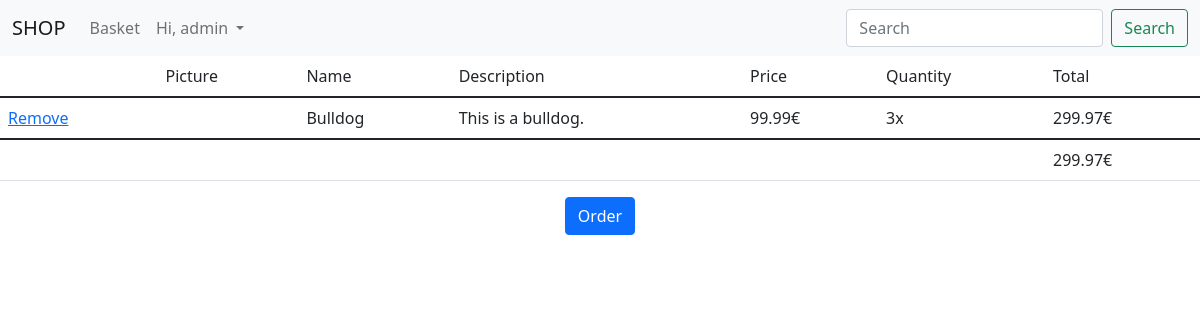
The page /basket/ (signed in) on the database as committed earlier.
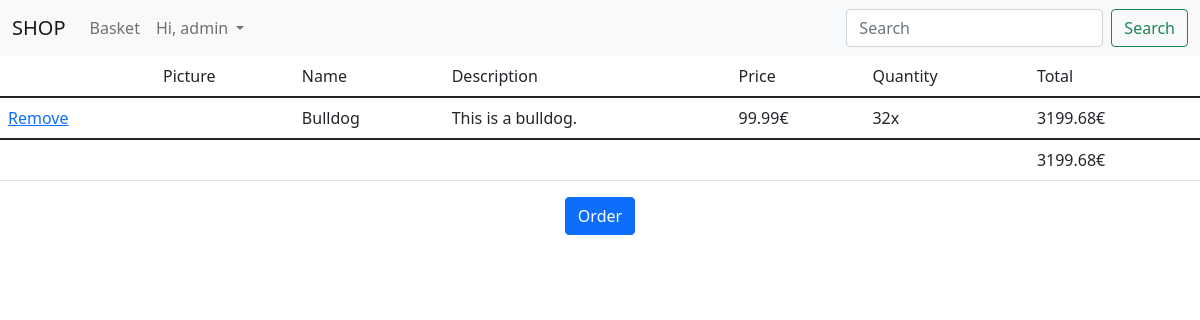
The same page on the database as committed later.
### duarteshop/models.py (models this page shows, shortened)
class BasketItem(models.Model):
    id = models.IntegerField(primary_key=True)
    basketId = models.ForeignKey(Basket, on_delete=models.CASCADE)
    productId = models.ForeignKey(Product, on_delete=models.CASCADE)
    quantity = models.IntegerField(default=1)
    def price(self):
        return self.productId.price * self.quantity

class Product(models.Model):
    id = models.IntegerField(primary_key=True)
    name = models.TextField()
    description = models.TextField(null=True)
    price = models.DecimalField(max_digits=6, decimal_places=2, default=0.0)
    image = models.FileField(upload_to='products', null=True)
    isOnSale = models.BooleanField(default=False)
    isInStock = models.BooleanField(default=True)

### duarteshop/views.py (the view)
# urls.py: path('basket/', views.show_basket, name="show_basket"),
@login_required
def show_basket(request):
    user = request.user
    basket = Basket.objects.filter(user_id=user, is_active=True).first()
    if basket is None:
        return render(request, 'basket.html', {'empty': True})
    else:
        sbi = BasketItem.objects.filter(basketId=basket)
        if sbi.exists():
            total = 0.0
            for item in sbi:
                    total += float(item.price())
            return render(request, 'basket.html', {'basket': basket, 'sbi': sbi, 'total_price': total})
        else:
            return render(request, 'basket.html', {'empty': True})

### duarteshop/templates/basket.html (shortened to what this page needs)
{%  extends "base.html" %}
{%  block content %}
    {%  include "base_basket.html" %}
    <div class="justify-content-center text-center">
        {% if empty %}
            <a class="btn btn-primary" href="/">Home</a>
        {% else %}
            <a class="btn btn-primary" href="/order/">Order</a>
        {% endif %}
    </div>
{%  endblock %}

### duarteshop/templates/base_basket.html
{% block basketItems %}
    {% if empty %}
        <div class="justify-content-center text-center">
            <h2>Your shopping basket is empty.</h2>
        </div>
    {% else %}
        <table class="table table-hover">
            <thead>
                <tr>
                    <td></td>
                    <td>Picture</td>
                    <td>Name</td>
                    <td>Description</td>
                    <td>Price</td>
                    <td>Quantity</td>
                    <td>Total</td>
                </tr>
            </thead>
                <tbody>
                    {% for item in sbi %}
                    <tr>
                        <td><a href="/removeBasketItem/{{item.id}}">Remove</a></td>
                        <td><img src="{{item.productId.image.url}}" alt="" width="150"></td>
                        <td>{{item.productId.name}}</td>
                        <td>{{item.productId.description}}</td>
                        <td>{{item.productId.price}}€</td>
                        <td>{{item.quantity}}x</td>
                        <td>{{item.price}}€</td>
                    </tr>
                    {% endfor %}
                </tbody>
                <tfoot>
                    <tr>
                        <td></td>
                        <td></td>
                        <td></td>
                        <td></td>
                        <td></td>
                        <td></td>
                        <td>{{total_price}}€</td>
                    </tr>
                </tfoot>
        </table>
    {% endif %}
{% endblock %}

Rows that differ between the two databases and show on the page:
changed BasketItem "Bulldog": quantity "3" → "32"; price "299.97" → "3199.68"
Other text that changed with them:
{{ total_price }}: "299.97" → "3199.68"
